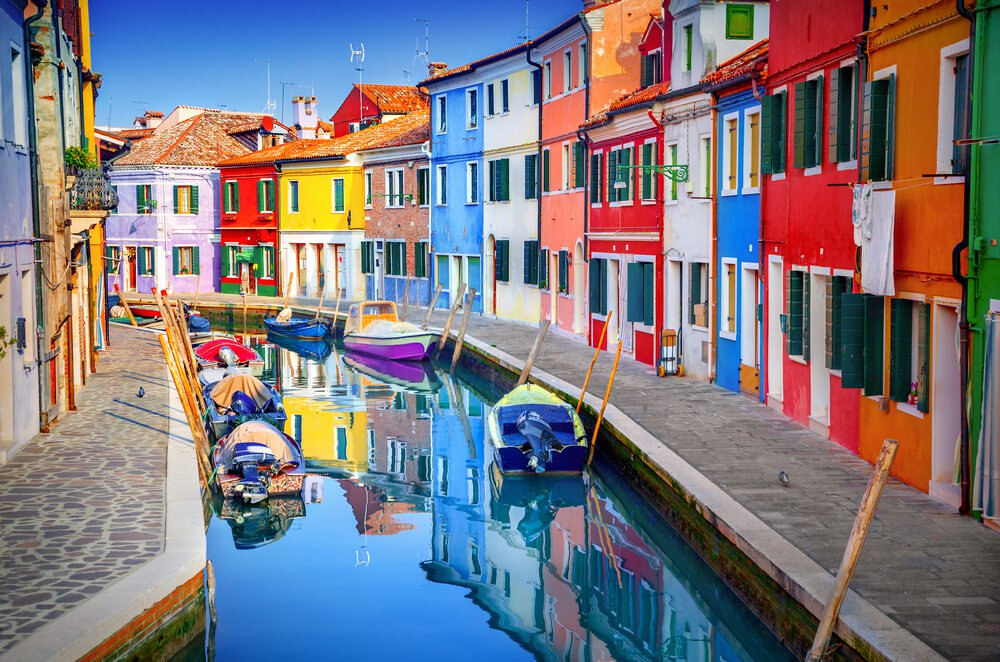
#> input picture colorpic.jpg, 1000 x 662 px
$ jupyter execute color-detection-using-opencv.ipynb
#> lines starting #> are read from the running program, lines starting #| are printed output that depends on the picture; after the words box and inside, x2 and y2 are one past the last pixel; in counts of white or black regions, pixels touching at a corner belong together
YOU CAN'T PROPERLY RUN THIS CODE HERE IN KAGGLE, USE YOUR LOCAL MACHINE (don't require gpu)

For this simple project we need cv2 for reading the image we want to process, displaying the image, setting a callback when the mouse is clicked , getting the RGB values for the pixel clicked and displaying the name of the color and its RGB values.
We also want to use panda for fast reading the csv file that contain 865 color names along with their RGB values

[cell 1]
import cv2
import pandas as pd

reading the image(specify your image path)

[cell 2]
img_path = "colorpic.jpg"
img = cv2.imread(img_path)
#> img is the input picture: shape (662, 1000, 3); mean B, G, R 127.2, 120.1, 124.8

Reading csv file with pandas and giving names to each column

[cell 3]
index=["color","color_name","hex","R","G","B"]
df = pd.read_csv('colors.csv', names=index, header=None)
#> (reads colors.csv from the repository)

In the RGB space color colors are coded on 24 bits, that gives us 16,581,375 color. we can't name every single one, in our csv file we only have 865 color name. Thus Some RGB values will share the same name. What we need to do now is to assign every RGB value a name. We do that by calculating the distance from all colors and get the nearest color.

[cell 4]
def getColorName(R,G,B):
    minimum = 1000
    for i in range(len(df)):
        d = abs(R- int(df.loc[i,"R"])) + abs(G- int(df.loc[i,"G"]))+ abs(B- int(df.loc[i,"B"]))
        if(d<minimum):
            minimum = d
            color_name = df.loc[i,"color_name"]
    return color_name

some variables that help us know if the user clicked on the image (clicked) and if so (clicked == True) where (xpos,ypos) and what are RGB values (r,g,b) of that pixel

[cell 5]
clicked = True
r = g = b = xpos = ypos = 0

a callbalck function that monitor events of the mouse. We only care for mouse double lift click. If this event occur we update our variables.

[cell 6]
def draw_function(event, x,y,flags,param):
    if event == cv2.EVENT_LBUTTONDBLCLK:
        global b,g,r,xpos,ypos, clicked
        clicked = True
        xpos = x
        ypos = y
        b,g,r = img[y,x]
        b = int(b)
        g = int(g)
        r = int(r)

Creating a window in for the image setting a callback function for mouse event.

[cell 7]
cv2.namedWindow('color detection')
cv2.setMouseCallback('color detection',draw_function)

Using the cv2.imshow() function, we draw the image on the window. When the user double clicks the window (clicked==True), we draw a rectangle (cv.rectangle()) and update the color_name (using getColorName function) and RGB values on the window

[cell 8]
while(1):

    cv2.imshow("color detection",img)
    if (clicked):
        print("clicked")
        #cv2.rectangle(image, startpoint, endpoint, color, thickness)-1 fills entire rectangle
        cv2.rectangle(img,(20,20), (750,60), (b,g,r), -1)
        color_name = getColorName(r,g,b) + ' R='+ str(r) +  ' G='+ str(g) +  ' B='+ str(b)
        #cv2.putText(img,text,start,font(0-7),fontScale,color,thickness,lineType )
        cv2.putText(img, color_name,(50,50),2,0.8,(255,255,255),2,cv2.LINE_AA)
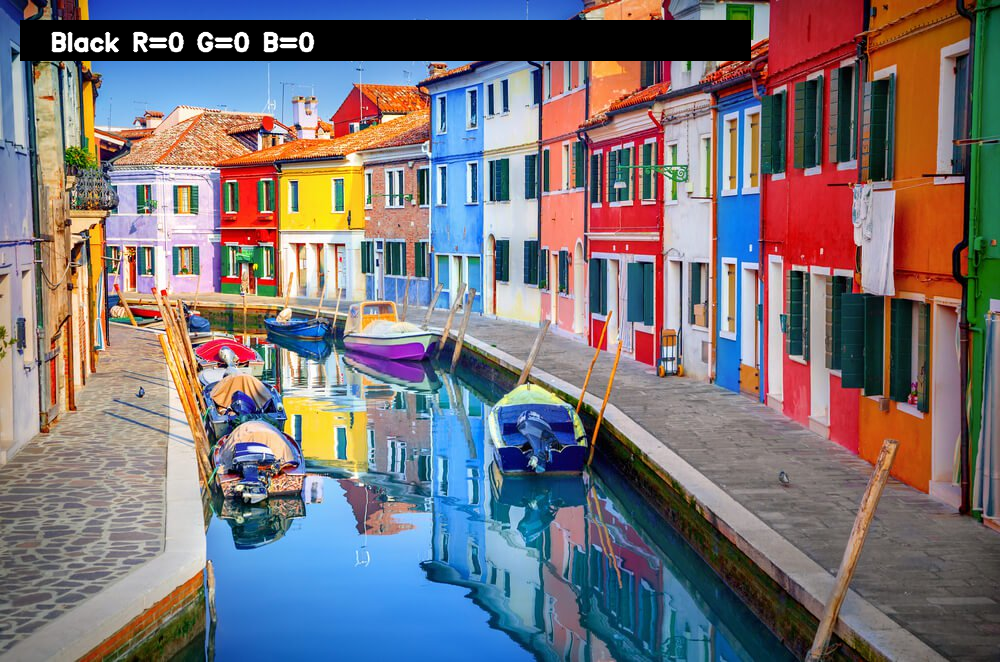
#> img: shape (662, 1000, 3); mean B, G, R 120.4, 115.5, 121.5
        #For very light colours we will display text in black colour
        if(r+g+b>=600):
            cv2.putText(img, color_name,(50,50),2,0.8,(0,0,0),2,cv2.LINE_AA)

        clicked=False
    #when user hit esc
    if cv2.waitKey(20) & 0xFF ==27:
#> (key Esc is pressed here)
        break

cv2.destroyAllWindows()

After inspecting the colors in the image, lets say we want to know all places where a a color show

we transform the image and that specific color to hsv space color.we set [H-10, 100,100] and [H+10, 255, 255] as lower bound and upper bound respectively so that only colors in that range stay after wwe apply cv2.inRange()

[cell 9]
import numpy as np
hsv = cv2.cvtColor(img, cv2.COLOR_BGR2HSV)
#> hsv: shape (662, 1000, 3); mean H, S, V 74.6, 112.8, 155.9
color = np.uint8([[[b,g,r]]])
hsv_color = cv2.cvtColor(color,cv2.COLOR_BGR2HSV)
lower_range = np.array([hsv_color[0][0][0] - 10,100,100])
upper_range = np.array([hsv_color[0][0][0] + 10,255,255])

mask = cv2.inRange(hsv, lower_range, upper_range)
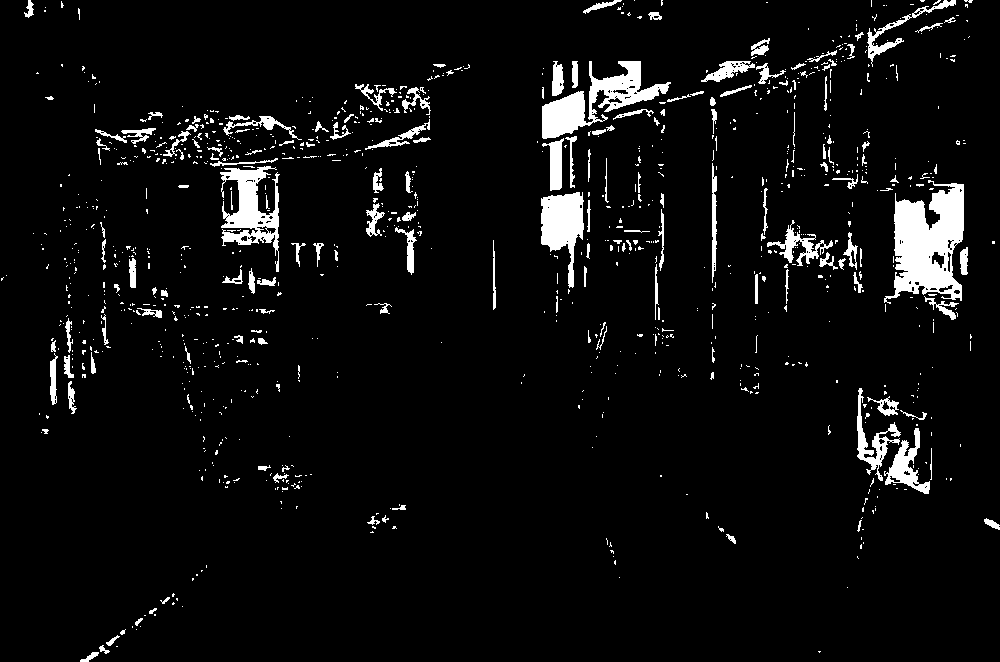
#> mask: shape (662, 1000); 5.3% white; 1074 white regions (903 under 20 px), largest, box (x1, y1, x2, y2) and area: (884, 180, 964, 304) 5854, (542, 61, 671, 139) 3534, (220, 166, 280, 272) 2706

cv2.imshow('mask', mask)
cv2.waitKey(0)
cv2.destroyAllWindows()
